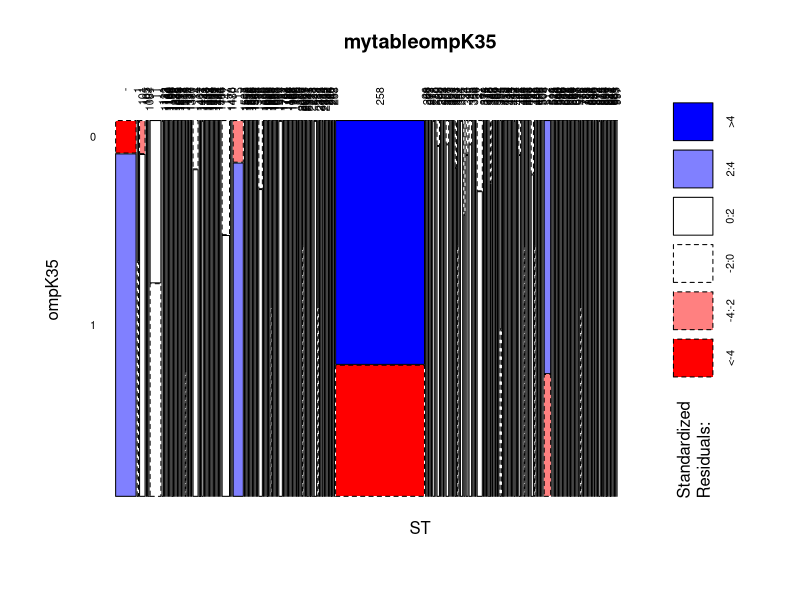
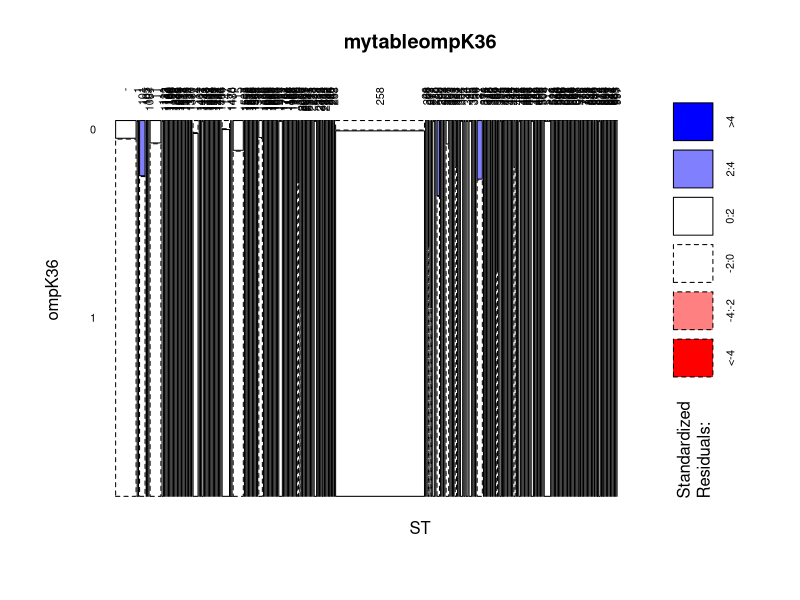
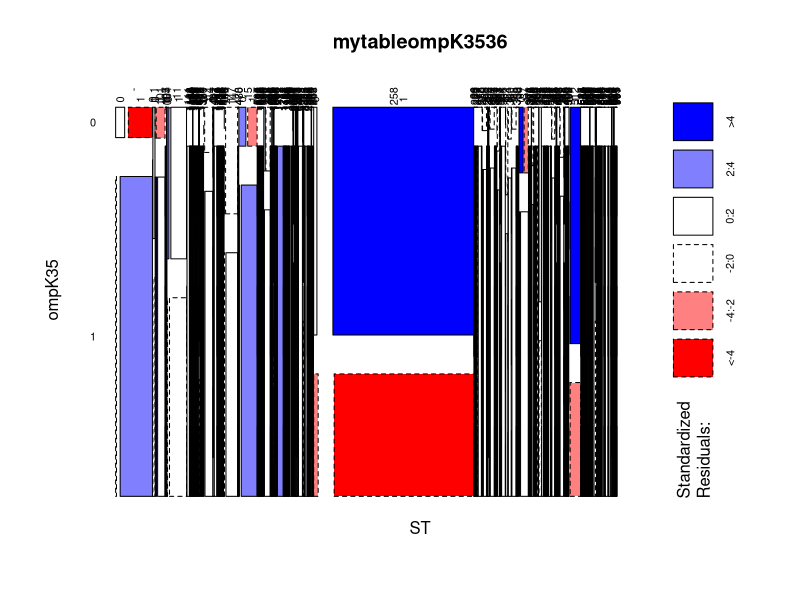
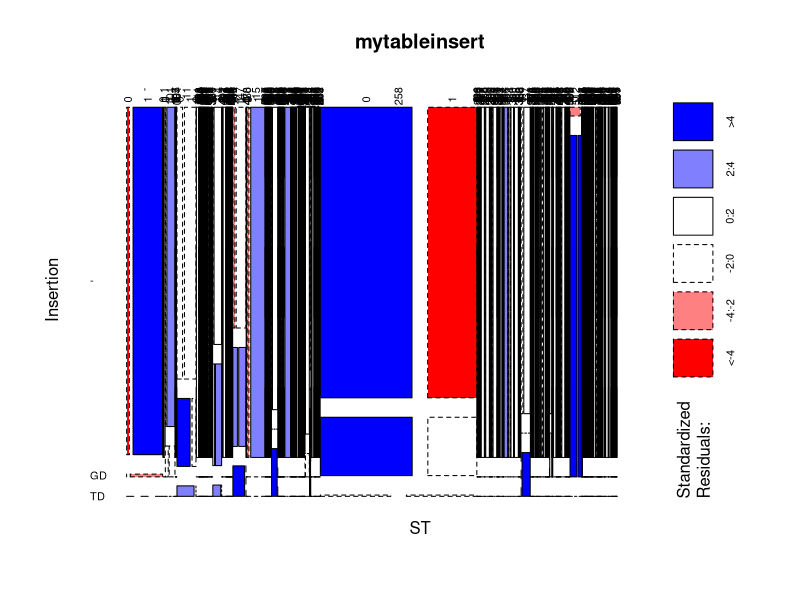
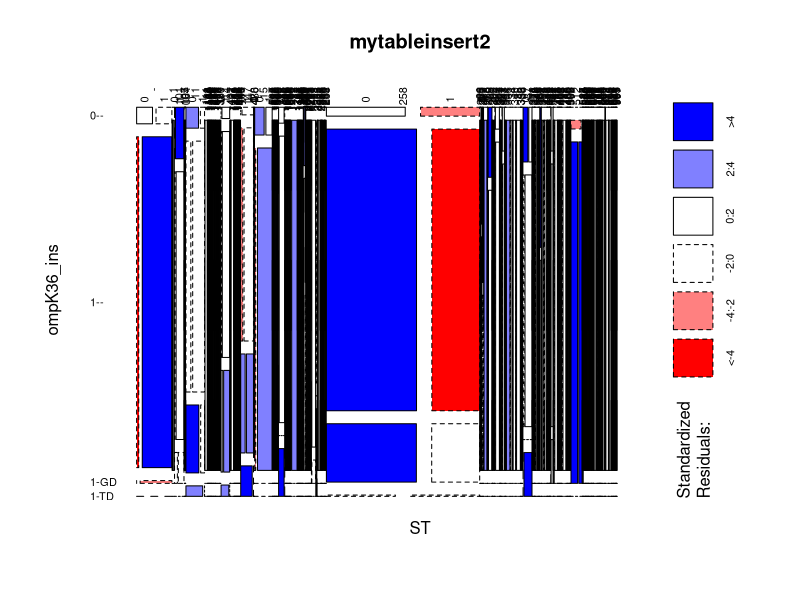
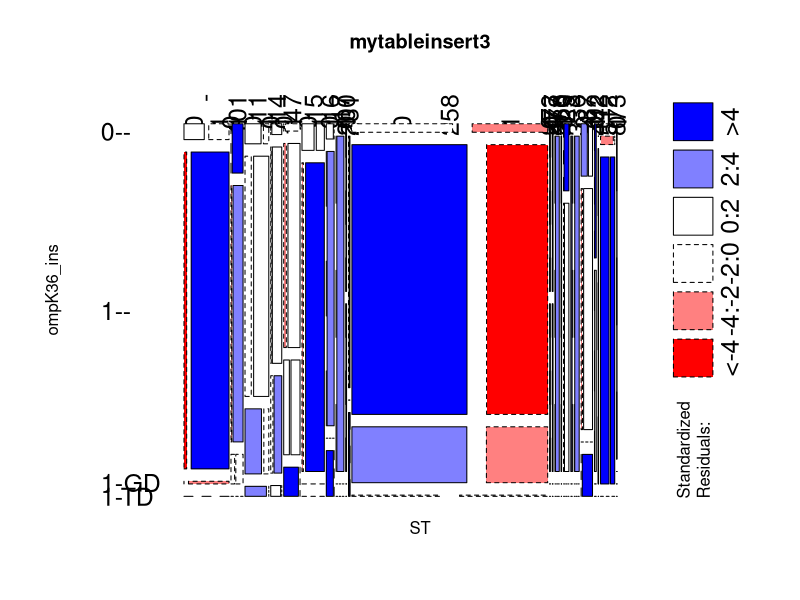
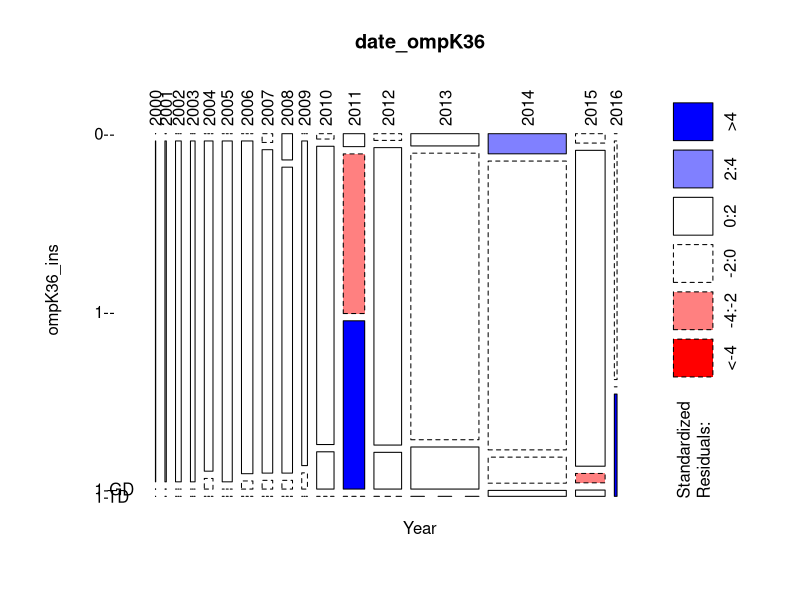
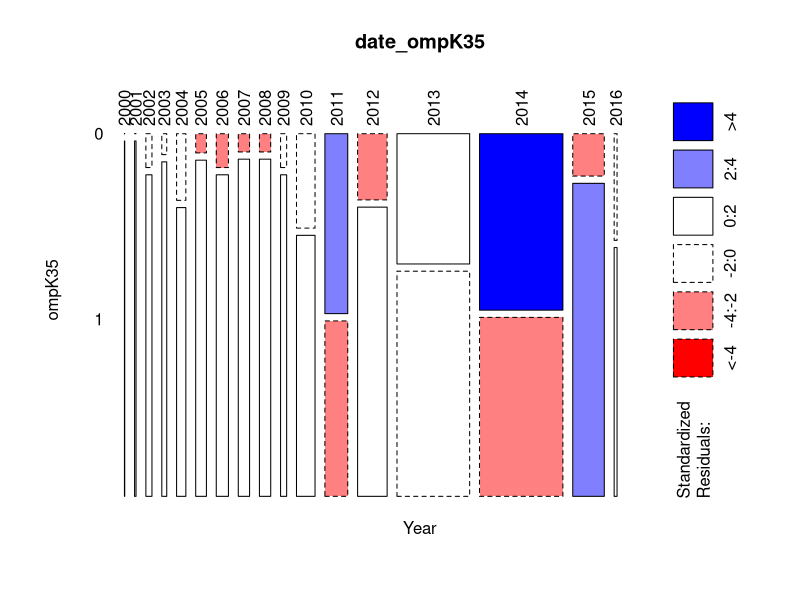

Write R code to recreate these figures, in order.
## ---- chunk 1
knitr::opts_chunk$set(fig.path = "images/KPassoc_")
## ---- chunk 2
# Libraries
#install.packages("heatmaply")
#install.packages("tidyverse")

### Setting up environment and loading data

library(dplyr)
library(knitr)
library(vcd)
library(grid)

### Loading data

#setwd("~/REPOS/Klebsiella_antibiotics_paper/scripts")
bap <- read.csv2("KP_screening_data.csv", header = TRUE, sep = ",", na.strings = "", stringsAsFactors = FALSE)

### Summary
#summary(bap)
## ---- chunk 3
bap$ompK36 = as.character(bap$ompK36)
bap$ompK35 = as.character(bap$ompK35)
bap$ST = as.character(bap$ST)
porines <- select(bap,Id,ST,Insertion,ompK36,ompK35,Year,Source,Source_edited,Source_summarised,Host,Country)
## ---- chunk 4
porines$ST = as.character(porines$ST)

porines$Insertion <- as.factor(porines$Insertion)
levels <- levels(porines$Insertion)
levels[length(levels) + 1] <- "-"
porines$Insertion <- factor(porines$Insertion, levels = levels)
porines$Insertion[is.na(porines$Insertion)] <- "-"
porines$Insertion = as.character(porines$Insertion)

## contingency table
mytableompK35 <- xtabs(~ST+ompK35, data=porines)

## mosaic plot
mosaicplot(mytableompK35, shade = TRUE, las=2)

# ftable creates flat contingency tables
summary(mytableompK35)

## mosaic plot with expected freq
#expected35 <- mosaic(~ST+ompK35, data=porine_data, type = "expected")
#expected35

## ---- chunk 5

mytableompK36 <- xtabs(~ST+ompK36, data=porines)  # 2-Way Frequency Table 
mosaicplot(mytableompK36, shade = TRUE, las=2)
summary(mytableompK36)  # chi-square test of indepedence

#expected36 <- mosaic(~ST+ompK36, data=porine_data, type = "expected")
#expected36

## ---- chunk 6
# 3-way contingency table
mytableompK3536 <- xtabs(~ST+ompK35+ompK36, data=porines)
mosaicplot(mytableompK3536, shade = TRUE, las=2)
summary(mytableompK3536)
## ---- chunk 7

mytableinsert <- xtabs(~ST+Insertion+ompK35, data=porines)  # 2-Way Frequency Table 
mosaicplot(mytableinsert, shade = TRUE, las=2)
summary(mytableinsert)  # chi-square test of independence

## ---- chunk 8

# combine insertion and ompK36 presence/absence in one factor
porine_data2 <- data.frame(porines[,1:5], ompK36_ins=paste(porines[,4],porines[,3],sep="-"))
mytableinsert2 <- xtabs(~ST+ompK36_ins+ompK35, data=porine_data2)  # 2-Way Frequency Table 
mosaicplot(mytableinsert2, shade = TRUE, las=2)
summary(mytableinsert2)  # chi-square test of independence

## ---- chunk 9

# filter significantly different STs based on previous plot
significant <- c('-', '101', '11', '14', '147', '278', '280', '15', '16', '17', '120', '200', '231', '258', '127', '273', '277', '29', '278', '3', '336', '37', '392', '442', '512', '873')
porine_data2_significant <- filter(porine_data2, ST %in% significant) %>% na.omit()
mytableinsert3 <- xtabs(~ST+ompK36_ins+ompK35, data=porine_data2_significant)  # 2-Way Frequency Table 

mosaicplot(mytableinsert3, shade = TRUE, las=2, cex.axis = 1.5, type="pearson")
summary(mytableinsert3)   # chi-square test of independence

## ---- chunk 10
porine_data_date <- select(porines,-Id)
porine_data_dateins <- data.frame(porine_data_date[,1:5], ompK36_ins=paste(porine_data_date[,3],porine_data_date[,2],sep="-"))

## OmpK36_ins by year
date_ompK36 <- xtabs(~Year+ompK36_ins, data=porine_data_dateins)
mosaicplot(date_ompK36, shade = TRUE, cex.axis = 1, las=2)
summary(date_ompK36)

## OmpK35 by year
date_ompK35 <- xtabs(~Year+ompK35, data=porine_data_dateins)
mosaicplot(date_ompK35, shade = TRUE, cex.axis = 1, las=2)
summary(date_ompK35)


## ---- chunk 11
porine_data_country <- select(porines,-Id)
porine_data_countryins <- data.frame(porine_data_country[,1:5], ompK36_ins=paste(porine_data_country[,3],porine_data_country[,2],sep="-"), porine_data_country[,7:10])

## OmpK36_ins by country
country_ompK36 <- xtabs(~Country+ompK36_ins, data=porine_data_countryins)
mosaicplot(country_ompK36, shade = TRUE, cex.axis = 1, las=2)
summary(country_ompK36)

## OmpK35 by country
country_ompK35 <- xtabs(~Country+ompK35, data=porine_data_countryins)
mosaicplot(country_ompK35, shade = TRUE, cex.axis = 1, las=2)
summary(country_ompK35)


## ---- chunk 12
porine_data_source <- select(porines,-Id)
porine_data_sourceins <- data.frame(porine_data_country[,1:5], ompK36_ins=paste(porine_data_country[,3],porine_data_country[,2],sep="-"), porine_data_country[,7:10])

## OmpK36_ins by Source
#source_ompK36 <- xtabs(~Source_summarised+ompK36_ins, data=porine_data_sourceins)
source_ompK36 <- xtabs(~Source_edited+ompK36_ins, data=porine_data_sourceins)
mosaicplot(source_ompK36, shade = TRUE, cex.axis = 1, las=2)
summary(source_ompK36)

## OmpK35 by Source
source_ompK35 <- xtabs(~Source_edited+ompK35, data=porine_data_sourceins)
mosaicplot(source_ompK35, shade = TRUE, cex.axis = 1, las=2)
summary(source_ompK35)


## ---- chunk 13
porine_data_source <- select(porines,-Id)
porine_data_sourceins <- data.frame(porine_data_country[,1:5], ompK36_ins=paste(porine_data_country[,3],porine_data_country[,2],sep="-"), porine_data_country[,7:10])

## OmpK36_ins by Source
source_ompK36 <- xtabs(~Source_summarised+ompK36_ins, data=porine_data_sourceins)
mosaicplot(source_ompK36, shade = TRUE, cex.axis = 1, las=2)
summary(source_ompK36)

## OmpK35 by Source
source_ompK35 <- xtabs(~Source_summarised+ompK35, data=porine_data_sourceins)
mosaicplot(source_ompK35, shade = TRUE, cex.axis = 1, las=2)
summary(source_ompK35)

## ---- chunk 14

source_ompK3536 <- xtabs(~Source_summarised+ompK36_ins+ompK35, data=porine_data_sourceins)
mosaicplot(source_ompK3536, shade = TRUE, las=2)
#summary(source_ompK3536)
